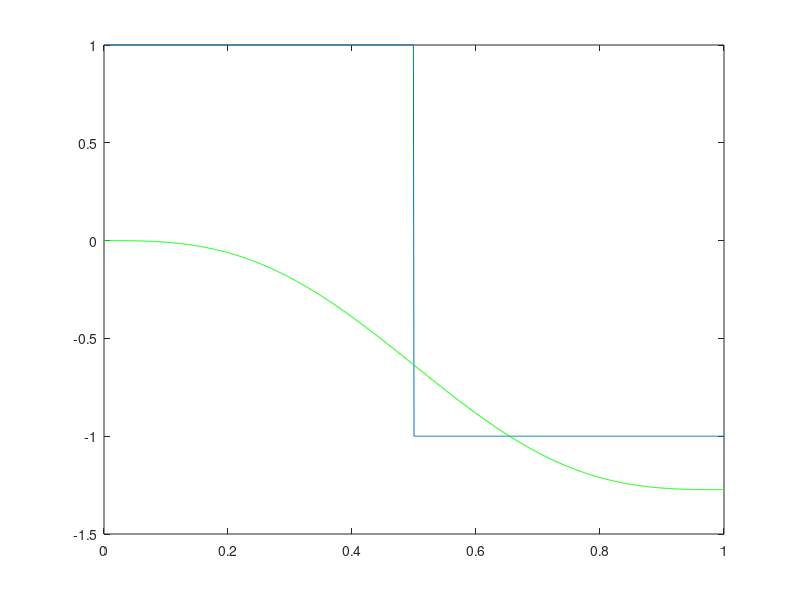

Here is the MATLAB script that generated this plot:
t1=0:.001:.499;
t2=0.5:.001:1;
x1=ones(1,length(t1));
x2=(-1)*ones(1,length(t2));
x=[x1 x2];
t=[t1 t2];
figure(1)
plot(t,x)
hold on;
c=zeros(100,length(t));
for k=1:1000
    d=(-4*j/(k*2*pi^2)*sin(k*pi/2));
    c(k,:)=real(d*exp(j*k*2*pi*t))+conj(d*(-j*k*2*pi*t));
end
x_n=cumsum(c);
plot(t,x_n(1,:),'g')

